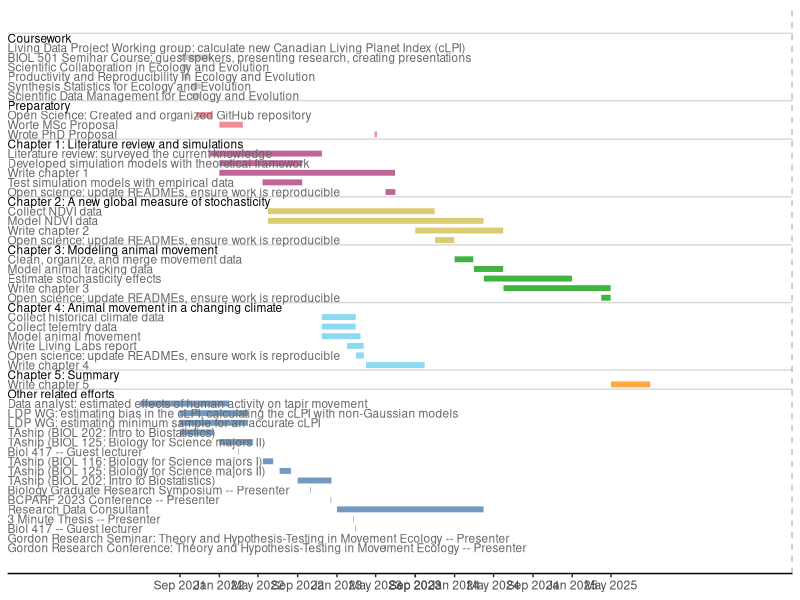

Source code (R):
## ---- chunk 1
TITLE <- 'Linking resource abundance and environmental stochasticity with animal space use using continuous-time stochastic processes'
knitr::opts_chunk$set(echo = FALSE, out.extra = '')
library('dplyr')
## ---- chunk 2
# code modified from https://stackoverflow.com/questions/54100806/r-markdown-how-do-i-make-text-float-around-figures

# this chunk is needed to wrap text around or beside figures

defOut <- knitr::knit_hooks$get('plot')  # save the default plot hook

knitr::knit_hooks$set(plot = function(x, options) {  # set the new plot hook ...
  
  x <- defOut(x, options)  # first apply the default hook
  
  # if wrapfigure options are given, create the new opening string for the wrapfigure
  # environment using custom figure alignment and text width
  if(!is.null(options$wrapfigure)) {
    
    # options must be numeric, they cannot be characters
    wf <- sprintf('\\begin{wrapfigure}{%s}{%g\\textwidth}',
                  options$wrapfigure[[1]], # figure alignment
                  options$wrapfigure[[2]]) # caption width relative to text width
    x  <- gsub(pattern = '\\begin{figure}', # and replace the default one with it
               replacement = wf,
               x = x,
               fixed = TRUE) # pattern is a string, so evaluate as is
    x  <- gsub(pattern = '{figure}', # also replace the environment ending
               replacement = '{wrapfigure}',
               x = x,
               fixed = TRUE)
  }
  return(x)
}
)

# chuck options used to wrap figures:
## fig.align = "right":          align figures right
## out.width = "0.5\\textwidth": output width = 0.5 * the width of the text
## wrapfigure = list("R", 0.5)   wrap caption to right, caption width = 0.5 text width
## ---- chunk 3
abstract <- "The ability to move allows animals to access more resources and decrease the risk of mortality or injury from various threats, including predation and competition. However, most motile animals depend on movement to achieve an energetic balance, survive, and reproduce. Animals' spatial needs depend on a multitute of factors, including resource abundance, competitive pressure, predation, weather, and climate. The effects of many of these factors have been studied extensively, but the effects of environmental heterogeneity and unpredictability remain largely understudied. This thesis aims to quantify how resource abundance and environmental variation affect animals' spatial needs using theoretical arguments, computational simulations, and a large animal movement dataset of over 1500 individuals from more than 75 species. To this end, this thesis will produce a new global measure of environmental variance which will be used to quantify the effect of environmental heterogeneity and stochasticity on animals' spatial needs while accounting for spatiotemporal trends and correlations within populations and species. The animals' movement will be modeled using continuous-time stochastic movement models. The effects of environmental variance on animal's spatial needs will be estimated using hierarchical generalized additive models that account for common trends between taxonomic groups and populations. The work will be carried out within a framework that recognizes the value of different forms of knowledge, including Traditional Indigenous Knowledge, and it will incorporate Traditional Indigenous Knowledge when possible. Overall, I expect spatial needs to be lower in areas with higher resource abundance and lower environmental variance. However, I also expect the effects of resource abundance and environmental variance to depend on the species and ecosystems of interest. Thus, the average trends between species may not be representative of individual populations and species."

abstract <- if_else(stringi::stri_count_words(abstract) < 350,
                    abstract,
                    paste0('# ABSTRACT IS LONGER THAN 350 WORDS (',
                          stringi::stri_count_words(abstract),
                          ' WORDS).'))
## ---- chunk 4
lay_summary <- "Many factors affect how much space animals need to survive and reproduce. The effects of many factors have been studied extensively, such as resource abundance, competitive pressure, predation, weather, and climate. However, the effects of environmental heterogeneity and unpredictability remain understudied. This thesis aims to quantify how resource abundance and environmental variation affect animals' spatial needs using a large animal movement dataset. This thesis will produce a global measure of environmental variance which will be used to quantify the effect of such variance on animals' spatial needs while accounting for spatiotemporal trends and correlations within populations and species. The work will be carried out while recognizing the value of different forms of knowledge, including Traditional Indigenous Knowledge. I expect spatial needs to be lower in areas with higher resource abundance and lower environmental variance, although this will likely depend on the species and ecosystems of interest."

lay_summary <- if_else(stringi::stri_count_words(lay_summary) < 150,
                       lay_summary,
                       '# LAY SUMMARY IS LONGER THAN 150 WORDS.')
## ---- chunk 5
library('dplyr')
readr::read_csv('abbreviations.csv', col_types = 'cc') %>%
  arrange(Abbreviation) %>%
  knitr::kable(format = 'pipe', caption = 'A list of all abbreviations and acronyms used in the thesis.')
## ---- chunk 6
library('dplyr')
library('stringr') # for basic but convenient string manipulation
readr::read_csv('symbols.csv', col_types = 'cc') %>%
  mutate(Symbol_2 = Symbol %>%
           str_replace(pattern = ' ', replacement = '') %>%
           str_replace(pattern = '\\\\', replacement = '') %>%
           str_replace(pattern = '\\$', replacement = '') %>%
           str_replace(pattern = '\\mathbb', replacement = '')) %>%
  arrange(Symbol_2) %>%
  select(-Symbol_2) %>%
  knitr::kable(format = 'pipe', caption = 'A list of all mathematical notations and symbols used in the thesis.')
## ---- chunk 7
library('tibble')    # for fancy data frames
library('dplyr')     # for piping and data wrangling
library('lubridate') # for working with dates
library('stringi')   # for working with character strings
library('ggplot2')   # for plotting the timeline
# library('ggrepel')   # for non-overlapping ggplot labels
theme_set(theme_classic() +
            theme(axis.line.y = element_blank(),
                  legend.position = 'none'))

# curstom color-vision deficient palette
pal <- c('#4477AA', '#ff8c00', '#66CCEE', '#009900',
                  '#CCBB44', '#AA3377', '#EE6677', '#BBBBBB')
                  
t_breaks <- tibble(dates = c('2021-09-01',
                             '2022-01-01', '2022-05-01', '2022-09-01',
                             '2023-01-01', '2023-05-01', '2023-09-01',
                             '2024-01-01', '2024-05-01', '2024-09-01',
                             '2025-01-01', '2025-05-01', '2023-09-01') %>%
                     date(),
                   dec = decimal_date(dates),
                   strings = paste(month.abb[month(dates)], year(dates)))

tasks <-
  readr::read_csv('timeline.csv', col_types = 'ccDD') %>%
  mutate(header = purrr::map2_lgl(section, task, grepl),
         section = factor(section,
                          levels = c('Other', 'Chapter 5', 'Chapter 4',
                                     'Chapter 3', 'Chapter 2', 'Chapter 1',
                                     'Preparatory', 'Coursework'))) %>%
  arrange(section, desc(start), desc(end)) %>%
  mutate(dec_start = lubridate::decimal_date(start),
         dec_end = lubridate::decimal_date(end),
         dec_mid = purrr::map2_dbl(dec_start, dec_end, \(x, y) (x + y) / 2),
         task = factor(task, levels = unique(task)),
         id = 1:n(),
         completed = end <= Sys.Date(),
         # task = stri_replace_all(task, regex = ':', replacement = ':\n'),
         # re-format all special characters (only needed if parse = TRUE)
         # task = stri_replace_all(task, regex = ' ', replacement = '~'),
         # task = stri_replace_all(task, regex = '\'', replacement = "\\'"),
         # task = stri_replace_all(task, regex = '~in~', replacement='~\'in\'~'),
         # task = stri_replace_all(task, regex = ',', replacement = ''),
         # task = stri_replace_all(task, regex ='for~', replacement='\'for\'~'),
         # make headers bold (removed because numbers cannot be bold)
         #task = if_else(header, paste0('bold(', task, ')'), task),
  )

# tasks %>%
#   transmute(Task = task, `Start date` = start, `End date` = end) %>%
#   knitr::kable(caption = 'Estimated timeline for my Master\'s project.')
ggplot(tasks, aes(y = id)) +
  geom_hline(aes(yintercept = id + 0.5), filter(tasks, header), alpha = 0.15) +
  geom_vline(xintercept = decimal_date(Sys.Date()), lty = 'dashed', alpha = 0.5) +
  geom_errorbar(aes(xmin = dec_start, xmax = dec_end, color = section),
                width = 0, linewidth = 2, alpha = 0.75) +
  #' use `ggrepel::geom_label_repel()` for repelling labels
  geom_text(aes(2020.2, label = task, color = header), hjust = 'left',
            size = 3, parse = FALSE) +
  scale_x_continuous(NULL, breaks = t_breaks$dec, labels = t_breaks$strings,
                     expand = c(0, 0)) +
  scale_y_continuous(NULL, breaks = NULL) +
  scale_color_manual(NULL, values = c('black', 'grey40', pal),
                     breaks = c(TRUE, FALSE, levels(tasks$section)))
